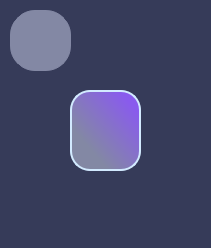
<?xml version="1.0" encoding="UTF-8"?>
<ui version="4.0">
 <class>MainWindow</class>
 <widget class="QMainWindow" name="MainWindow">
  <property name="geometry">
   <rect>
    <x>0</x>
    <y>0</y>
    <width>211</width>
    <height>248</height>
   </rect>
  </property>
  <property name="windowTitle">
   <string>Nika</string>
  </property>
  <property name="styleSheet">
   <string notr="true">background-color: rgb(54, 59, 89);</string>
  </property>
  <property name="iconSize">
   <size>
    <width>50</width>
    <height>50</height>
   </size>
  </property>
  <property name="toolButtonStyle">
   <enum>Qt::ToolButtonIconOnly</enum>
  </property>
  <widget class="QWidget" name="centralwidget">
   <widget class="QPushButton" name="ListenBTN">
    <property name="geometry">
     <rect>
      <x>70</x>
      <y>90</y>
      <width>71</width>
      <height>81</height>
     </rect>
    </property>
    <property name="styleSheet">
     <string notr="true">background-color:qlineargradient(spread:pad, x1:0.278409, y1:0.739, x2:0.863636, y2:0.153, stop:0 rgba(131, 136, 164, 255), stop:1 rgba(137, 91, 237, 255));
border: 2px solid rgb(210, 234, 255);
border-radius: 20px;</string>
    </property>
    <property name="text">
     <string/>
    </property>
    <property name="icon">
     <iconset>
      <normaloff>files/micro.png</normaloff>files/micro.png</iconset>
    </property>
    <property name="iconSize">
     <size>
      <width>50</width>
      <height>100</height>
     </size>
    </property>
   </widget>
   <widget class="QLabel" name="outLabel">
    <property name="geometry">
     <rect>
      <x>86</x>
      <y>190</y>
      <width>61</width>
      <height>20</height>
     </rect>
    </property>
    <property name="styleSheet">
     <string notr="true">background-color: None;</string>
    </property>
    <property name="text">
     <string/>
    </property>
   </widget>
   <widget class="QPushButton" name="MenuBTN">
    <property name="geometry">
     <rect>
      <x>10</x>
      <y>10</y>
      <width>61</width>
      <height>61</height>
     </rect>
    </property>
    <property name="toolTip">
     <string>&lt;html&gt;&lt;head/&gt;&lt;body&gt;&lt;p&gt;toolButtonStyle: Qt::ToolButtonIconOnly;&lt;/p&gt;&lt;/body&gt;&lt;/html&gt;</string>
    </property>
    <property name="styleSheet">
     <string notr="true">background-color: #8388a4; /* Цвет фона */
border: 1px solid #8388a4; /* Убираем границу кнопки */
border-radius: 25px;
padding: 0px;</string>
    </property>
    <property name="text">
     <string/>
    </property>
    <property name="icon">
     <iconset>
      <normaloff>files/menu.png</normaloff>files/menu.png</iconset>
    </property>
    <property name="iconSize">
     <size>
      <width>50</width>
      <height>50</height>
     </size>
    </property>
   </widget>
  </widget>
 </widget>
 <resources/>
 <connections/>
</ui>
